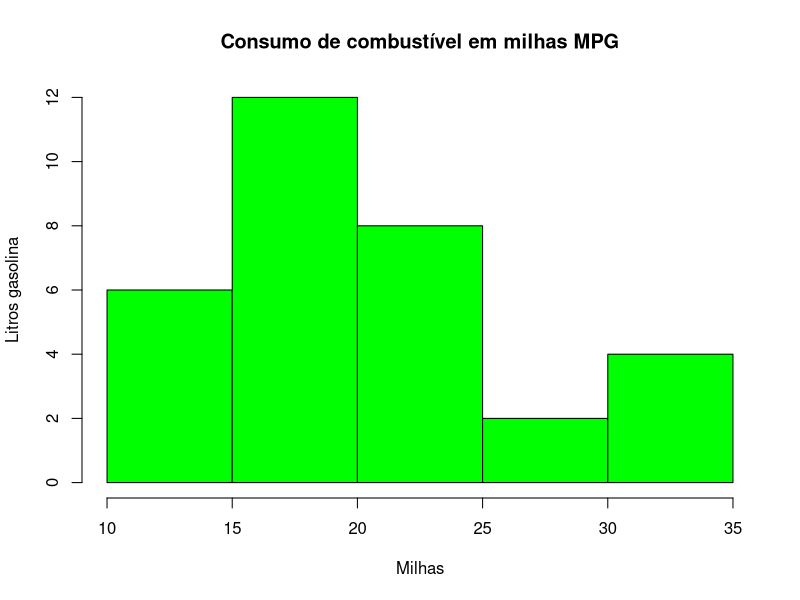
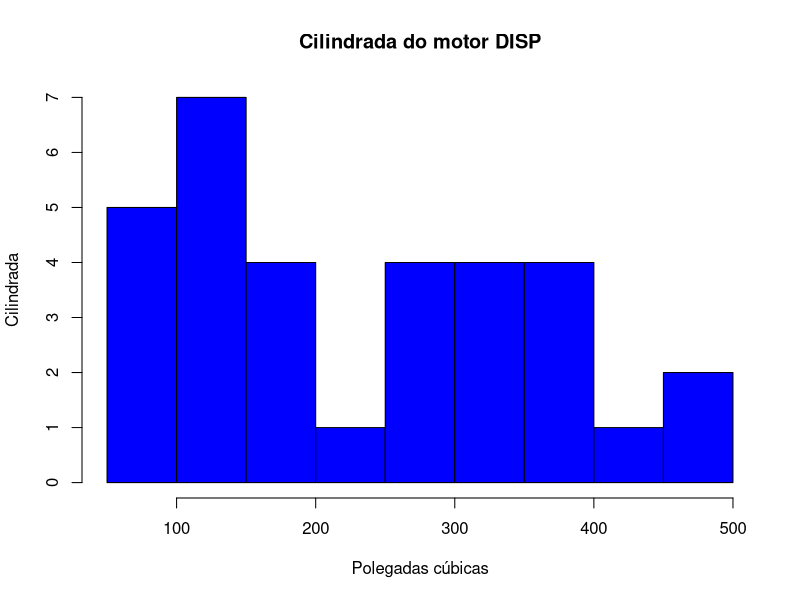
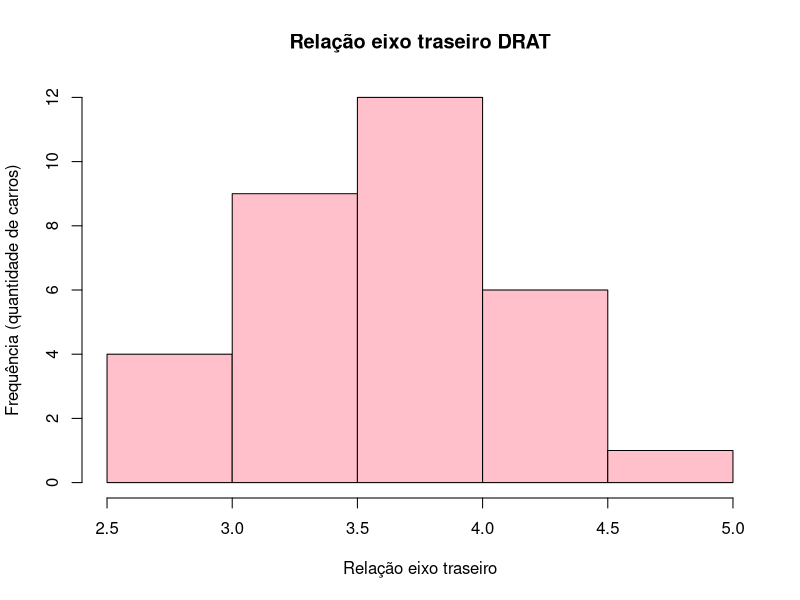
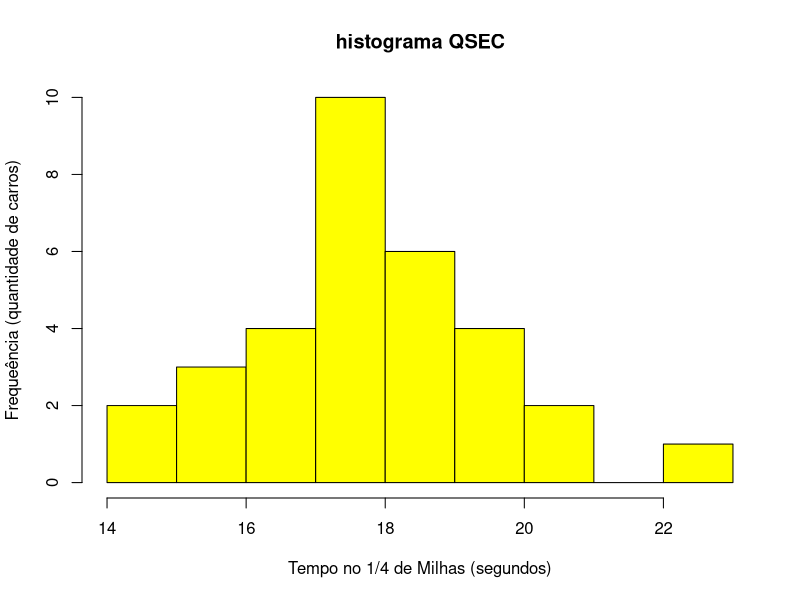
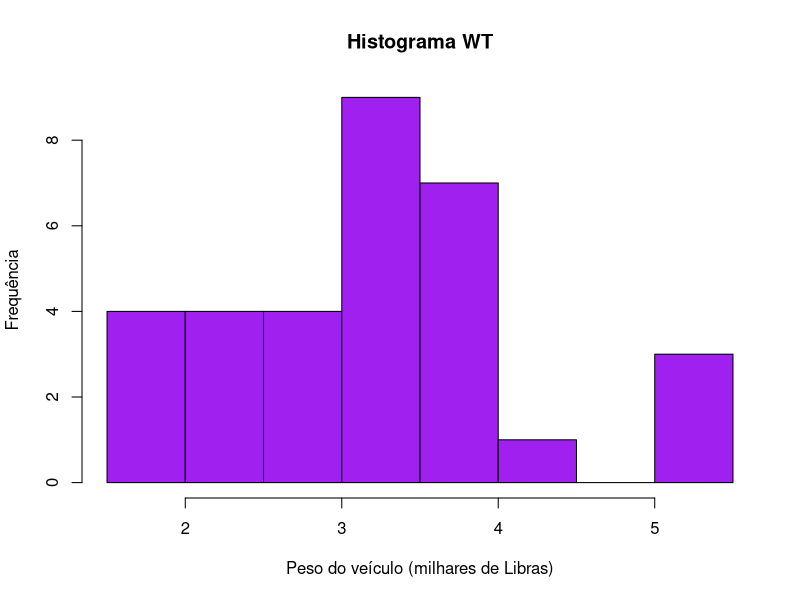
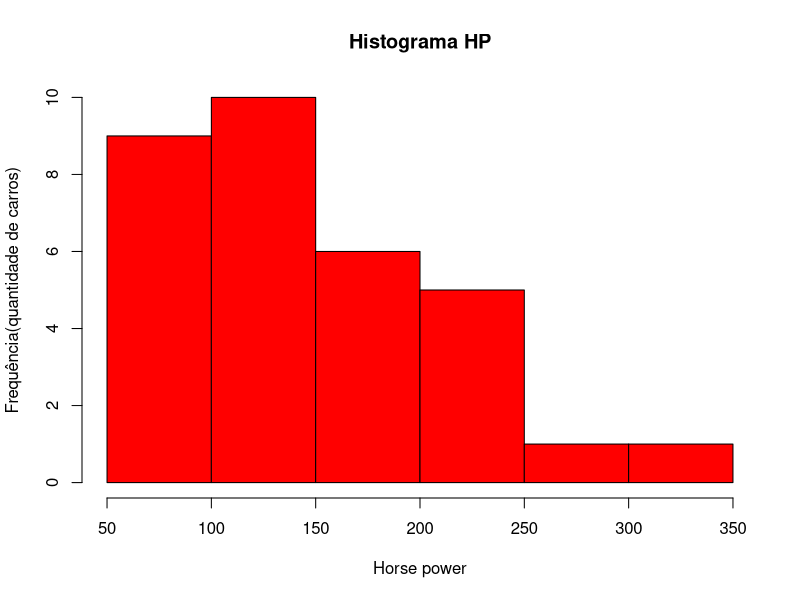
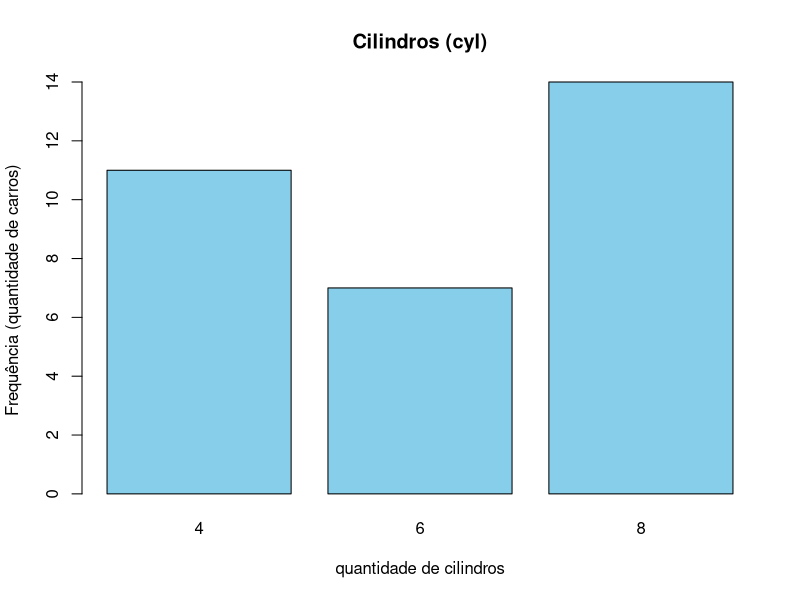
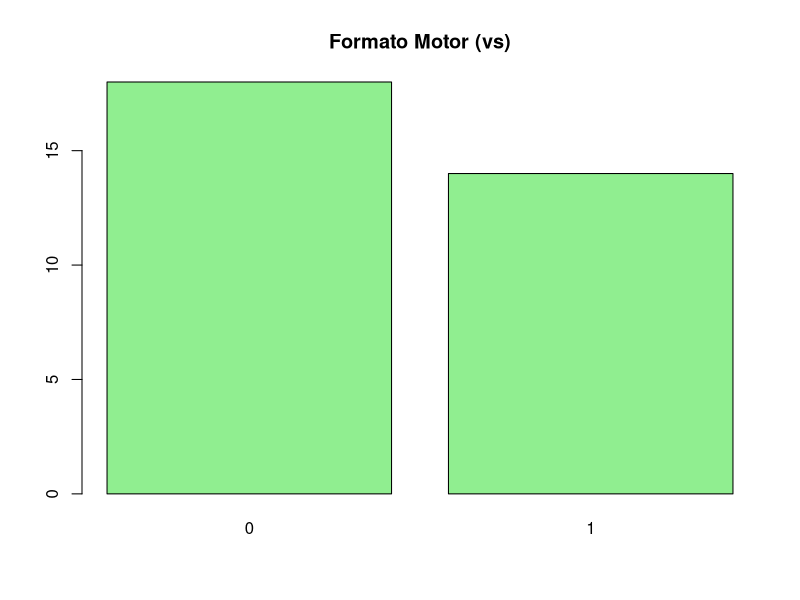

R code for these plots, in order:
data("mtcars")

min(mtcars$hp)



mtcars$PotenciaOrdenada <- factor(
  cut(mtcars$hp, c(51,90,110,190,380)),
  labels = c("Muito fraco","Razoavél","Potente","Muito Potente"),
  #levels = c("Muito fraco","Razoavél","Potente","Muito Potente"),
  ordered = TRUE
)

#mpg -> quantitativa contínua
#cyl -> quantitativa discreta
#disp -> quantitativa contínua
#hp -> quantitativa discreta
#drat -> quantitativa contínua
#wt -> quantitativa contínua
#qsec -> quantitativa contínua
#vs -> qualitativa nominal
#am -> qualitativa nominal
#gear -> qualitativa nominal
#carb -> quantitativa discreta

hist(mtcars$mpg,
     main = "Consumo de combustível em milhas MPG",
     xlab = "Milhas",
     ylab = "Litros gasolina",
     col = "green"
     )

hist(mtcars$disp,
     main = "Cilindrada do motor DISP",
     xlab = "Polegadas cúbicas",
     ylab = "Cilindrada",
     col = "blue"
     )

hist(mtcars$drat,
     main = "Relação eixo traseiro DRAT",
      xlab = "Relação eixo traseiro",
      ylab = "Frequência (quantidade de carros)",
      col = "pink"
)

hist(mtcars$qsec,
     main = "histograma QSEC",
     xlab = "Tempo no 1/4 de Milhas (segundos)",
     ylab = "Frequeência (quantidade de carros)",
     col = "yellow"
     )

hist(mtcars$wt,
     main = "Histograma WT",
     xlab = "Peso do veículo (milhares de Libras)",
     ylab = "Frequência",
     col = "purple"
     )

hist(mtcars$hp,
     main = "Histograma HP",
     xlab = "Horse power",
     ylab = "Frequência(quantidade de carros)",
     col = "red"
)



barplot(table(mtcars$cyl), 
        main="Cilindros (cyl)", 
        xlab = "quantidade de cilindros",
        ylab = "Frequência (quantidade de carros)",
        col="skyblue"
        )

barplot(table(mtcars$vs), 
        main="Formato Motor (vs)", 
        col="lightgreen")

barplot(table(mtcars$am), 
        main="Transmissão (am)", 
        col="coral")

barplot(table(mtcars$gear), 
        main="Marchas (gear)", 
        col="gold")

barplot(table(mtcars$carb), 
        main="Carburadores (carb)", 
        col="pink")
